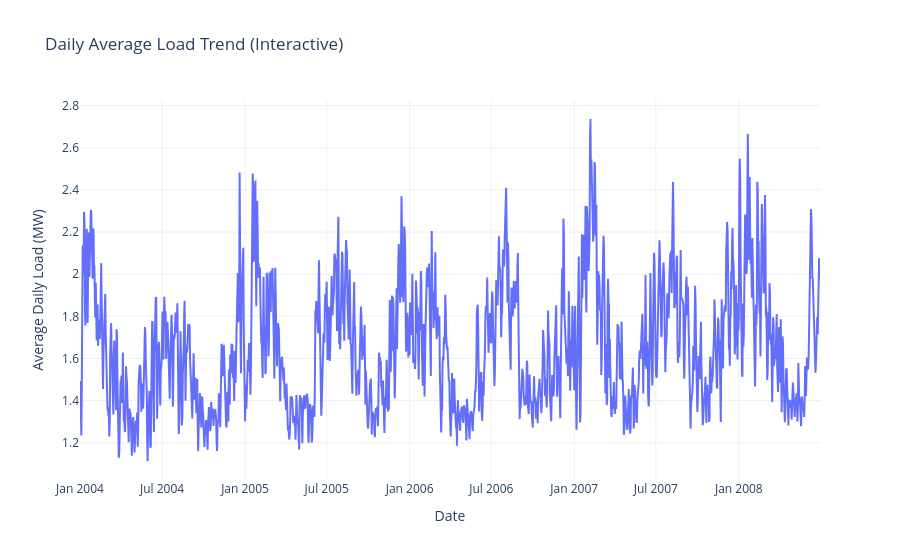

Notebook source saved alongside this figure:
### Code cell
import pandas as pd
import matplotlib.pyplot as plt
from pathlib import Path
import plotly.graph_objects as go

# -----------------------------
# Load data using a relative path
# -----------------------------
data_file = Path("load.csv")
df = pd.read_csv(data_file)

# -----------------------------
# Basic preprocessing
# -----------------------------
df["timestamp"] = pd.to_datetime(df["timestamp"])
df = df.sort_values("timestamp").reset_index(drop=True)

# Convert load from watts to megawatts
df["load_mw"] = df["load_sum"] / 1_000_000

# Create time-based features
df["hour"] = df["timestamp"].dt.hour
df["day_of_week"] = df["timestamp"].dt.dayofweek
df["day_name"] = df["timestamp"].dt.day_name()
df["month"] = df["timestamp"].dt.month
df["date"] = df["timestamp"].dt.date

# -----------------------------
# Aggregate data for plots
# -----------------------------
hourly_pattern = df.groupby("hour")["load_mw"].mean()

weekly_pattern = df.groupby("day_name")["load_mw"].mean().reindex(
    ["Monday", "Tuesday", "Wednesday", "Thursday", "Friday", "Saturday", "Sunday"]
)

monthly_pattern = df.groupby("month")["load_mw"].mean()
daily_series = df.groupby("date")["load_mw"].mean()

# -----------------------------
# Helper function to mark min/max
# -----------------------------
def annotate_min_max(ax, x, y):
    y_series = pd.Series(y)
    min_idx = y_series.idxmin()
    max_idx = y_series.idxmax()

    min_x = x[min_idx]
    max_x = x[max_idx]
    min_y = y_series[min_idx]
    max_y = y_series[max_idx]

    y_min = y_series.min()
    y_max = y_series.max()
    y_range = y_max - y_min

    if y_range == 0:
        y_range = abs(y_max) * 0.05 if y_max != 0 else 1

    pad = 0.12 * y_range
    ax.set_ylim(y_min - pad, y_max + pad)

    ax.scatter(min_x, min_y, s=120, color="green", zorder=5, label="Minimum")
    ax.scatter(max_x, max_y, s=120, color="red", zorder=5, label="Maximum")

    min_label = f"Min: {min_y:.2f} MW"
    max_label = f"Max: {max_y:.2f} MW"

    ax.annotate(
        min_label,
        xy=(min_x, min_y),
        xytext=(0, 12),
        textcoords="offset points",
        ha="center",
        va="bottom",
        fontsize=9,
        color="green",
        bbox=dict(boxstyle="round,pad=0.25", fc="white", ec="green", alpha=0.9),
        clip_on=False
    )

    ax.annotate(
        max_label,
        xy=(max_x, max_y),
        xytext=(0, -14),
        textcoords="offset points",
        ha="center",
        va="top",
        fontsize=9,
        color="red",
        bbox=dict(boxstyle="round,pad=0.25", fc="white", ec="red", alpha=0.9),
        clip_on=False
    )

# -----------------------------
# Plot 1: Full hourly time series
# -----------------------------
plt.figure(figsize=(14, 5))
plt.plot(df["timestamp"], df["load_mw"])
plt.title("Hourly Electricity Demand Over Entire Dataset")
plt.xlabel("Time")
plt.ylabel("Load (MW)")
plt.grid(True, alpha=0.3)
plt.tight_layout()
plt.show()

# -----------------------------
# Plot 2: Average daily profile by hour of day
# -----------------------------
fig, ax = plt.subplots(figsize=(10, 5))
ax.plot(hourly_pattern.index, hourly_pattern.values, marker="o", label="Average Load")
annotate_min_max(ax, list(hourly_pattern.index), hourly_pattern.values)
ax.set_title("Average Load by Hour of Day")
ax.set_xlabel("Hour of Day")
ax.set_ylabel("Average Load (MW)")
ax.set_xticks(range(0, 24))
ax.grid(True, alpha=0.3)
ax.legend()
plt.tight_layout()
plt.show()

# -----------------------------
# Plot 3: Average weekly pattern
# -----------------------------
fig, ax = plt.subplots(figsize=(10, 5))
ax.plot(weekly_pattern.index, weekly_pattern.values, marker="o", label="Average Load")
annotate_min_max(ax, list(weekly_pattern.index), weekly_pattern.values)
ax.set_title("Average Load by Day of Week")
ax.set_xlabel("Day of Week")
ax.set_ylabel("Average Load (MW)")
ax.grid(True, alpha=0.3)
ax.legend()
plt.tight_layout()
plt.show()

# -----------------------------
# Plot 4: Average seasonal/monthly pattern
# -----------------------------
fig, ax = plt.subplots(figsize=(10, 5))
ax.plot(monthly_pattern.index, monthly_pattern.values, marker="o", label="Average Load")
annotate_min_max(ax, list(monthly_pattern.index), monthly_pattern.values)
ax.set_title("Average Load by Month")
ax.set_xlabel("Month")
ax.set_ylabel("Average Load (MW)")
ax.set_xticks(range(1, 13))
ax.grid(True, alpha=0.3)
ax.legend()
plt.tight_layout()
plt.show()

# -----------------------------
# Plot 5: Interactive daily average load trend
# -----------------------------
interactive_fig = go.Figure()

interactive_fig.add_trace(
    go.Scatter(
        x=list(daily_series.index),
        y=list(daily_series.values),
        mode="lines",
        name="Average Daily Load"
    )
)

interactive_fig.update_layout(
    title="Daily Average Load Trend (Interactive)",
    xaxis_title="Date",
    yaxis_title="Average Daily Load (MW)",
    template="plotly_white"
)

interactive_fig.show()

### Figure 1 — Plotly figure (JSON) as saved in the notebook; plotly's stock layout.template omitted (floating-point values rounded to 4 significant figures; data arrays with more than 128 entries replaced by an {"elided": "..."} marker saying what was removed)
{"data": [{"mode": "lines", "name": "Average Daily Load", "type": "scatter", "x": {"elided": "1642 str values"}, "y": {"elided": "1642 float values"}}], "layout": {"title": {"text": "Daily Average Load Trend (Interactive)"}, "xaxis": {"title": {"text": "Date"}}, "yaxis": {"title": {"text": "Average Daily Load (MW)"}}}}
